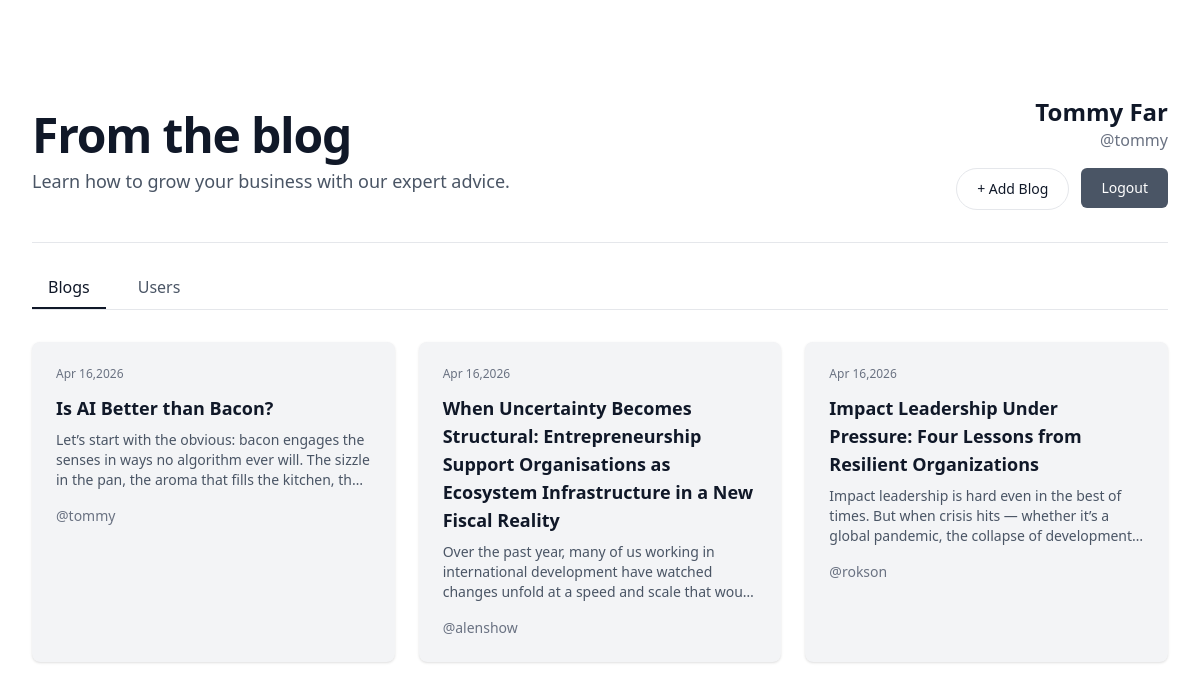
Screenshot of / (signed in) with the database file from the repository.
### accounts/models.py (models this page shows, shortened)
class User(AbstractBaseUser, PermissionsMixin):
    uuid = models.UUIDField(default=uuid.uuid4, unique=True, editable=False)
    username = models.CharField(max_length=150, unique=True)
    email = models.EmailField(
        blank=True,
        null=True,
        unique=True
    )
    first_name = models.CharField(max_length=100)
    last_name = models.CharField(max_length=100)
    is_active = models.BooleanField(default=True)
    is_staff = models.BooleanField(default=False)
    last_login = models.DateTimeField(blank=True, null=True)
    date_joined = models.DateTimeField(auto_now_add=True)
    objects = UserManager()
    USERNAME_FIELD = 'username'
    REQUIRED_FIELDS = ['first_name', 'last_name']
    @property
    def full_name(self):
        return f"{self.first_name} {self.last_name}".strip()

### myapp/models.py (models this page shows, shortened)
class Article(models.Model):
    article_id = models.AutoField(primary_key=True)
    created_at = models.DateTimeField(auto_now_add=True)
    slug = models.SlugField(unique=True,max_length=220, blank=True)
    title = models.CharField(max_length=200)
    content = models.TextField()
    user = models.ForeignKey(settings.AUTH_USER_MODEL, on_delete=models.CASCADE, related_name='blog')
    likes = models.ManyToManyField(
        settings.AUTH_USER_MODEL,
        related_name='liked_article',
        blank=True
    )

### myapp/views.py (the view)
# urls.py: path('', views.blog_list_view, name='home'),
@require_GET
def blog_list_view(request):
    articles = Article.objects.all()
    users = User.objects.all()
    placeholder_users = []
    for user in users:
        placeholder_users.append({'username':user.username, 'fullname': f'{user.first_name} {user.last_name}'})
    return render(request, 'web/home.html',{'articles':articles,'placeholder_users': placeholder_users})

### myapp/templates/web/home.html (shortened to what this page needs)
{% extends "layout.html" %}
{% block content %}
<div class="bg-white py-16 sm:py-24">
  <div class="mx-auto max-w-7xl px-6 lg:px-8">
    <div class="flex flex-col sm:flex-row items-center justify-between gap-6 sm:gap-8 mb-8">
      <div class="text-center sm:text-left flex-1">
        <h2 class="text-4xl font-semibold tracking-tight text-gray-900 sm:text-5xl">
          From the blog
        </h2>
        <p class="mt-2 text-lg text-gray-600">
          Learn how to grow your business with our expert advice.
        </p>
      </div>
      <div class="flex flex-col items-center sm:items-end text-center sm:text-right">
        {% if user.is_authenticated %}
        <a href="{% url "profile" user.username %}">
          <h3 class="text-xl sm:text-2xl font-semibold text-gray-900">
            {{user.full_name}}
          </h3>
          <p class="text-gray-500">@{{user.username}}</p>
        </a>
        <div class="mt-4 flex flex-wrap justify-center sm:justify-end gap-3">
          <a href="{% url "createBlog" %}"
            class="py-2.5 px-5 text-sm font-medium text-gray-900 focus:outline-none bg-white rounded-full border border-gray-200 hover:bg-gray-100 focus:ring-4 focus:ring-gray-100">
            + Add Blog
          </a>
          <form action="{% url "logout" %}" method="post">
            <button type="submit" class="bg-gray-600 text-white text-sm font-medium py-2.5 px-5 rounded-md">Logout</button>
          </form>
        </div>
        {% endif %}
      </div>
    </div>
    <hr class="border-gray-200 mb-6">
    <div class="flex justify-start gap-4 mb-8 border-b border-gray-200">
      <button id="blogsTab" class="tab-button px-4 py-2 font-medium border-b-2 border-gray-900 text-gray-900">
        Blogs
      </button>
      <button id="usersTab" class="tab-button px-4 py-2 font-medium border-b-2 border-transparent text-gray-600 hover:text-gray-900">
        Users
      </button>
    </div>
    <div id="blogsSection" class="grid grid-cols-1 sm:grid-cols-2 lg:grid-cols-3 gap-6">
      {% for article in articles %}
      <article class="flex flex-col bg-gray-100 p-6 rounded-lg shadow-sm hover:shadow-md transition">
        <time datetime="2020-03-16" class="text-gray-500 text-xs">{{article.created_at|date:"M j,Y"}}</time>
        <h3 class="mt-3 text-lg font-semibold text-gray-900">
          <a href="{% url "blog" article.slug %}">{{article.title}}</a>
        </h3>
        <p class="mt-2 text-gray-600 text-sm line-clamp-3">{{article.content}}</p>
        <a href='{% url "profile" article.user.username %}' class="mt-4 text-gray-500 text-sm">@{{article.user.username}}</a>
      </article>
      {% endfor %}
    </div>
  </div>
</div>
{% endblock %}

### rows the page displays
User: full_name "Tommy Far", username "tommy"
Article: created_at "Apr 16,2026", title "Is AI Better than Bacon?", content "Let’s start with the obvious: bacon engages the senses in ways no algorithm ever will. The sizzle in the pan, the aroma that fills the kitchen,…", user.username "tommy"
Article: created_at "Apr 16,2026", title "When Uncertainty Becomes Structural: Entrepreneurship Support Organisations as Ecosystem Infrastructure in a New Fiscal Reality", content "Over the past year, many of us working in international development have watched changes unfold at a speed and scale that…", user.username "alenshow"
Article: created_at "Apr 16,2026", title "Impact Leadership Under Pressure: Four Lessons from Resilient Organizations", content "Impact leadership is hard even in the best of times. But when crisis hits — whether it’s a global pandemic, the collapse of…", user.username "rokson"
